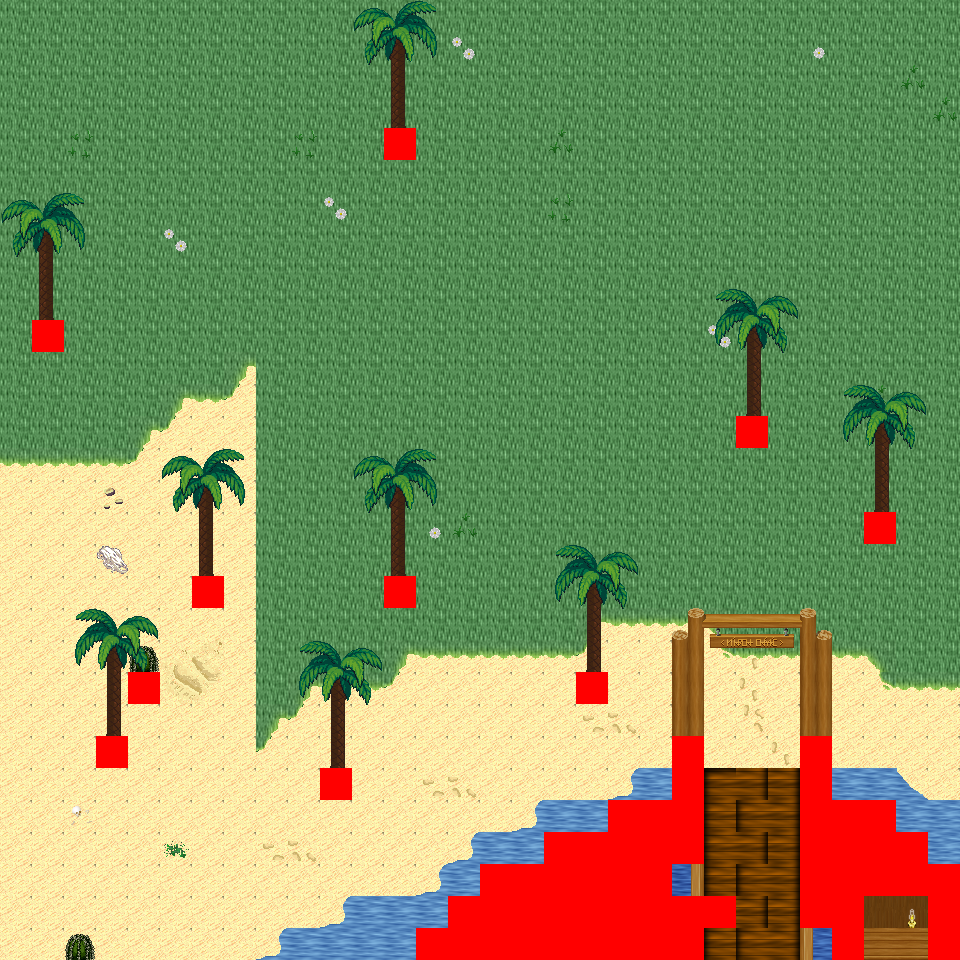

Rendered tile map (Tiled .tmx) drawn with the repository's tilesets; below, a short description and the map source with its tile grids summarised:
An orthogonal 30x30 tile map with 32x32 px tiles, 6 tile layers (Ground, Object, Object2, Above, ...), 57 tilesets and 5 objects (5x mapExit).

<map version="1.0" orientation="orthogonal" renderorder="right-down" width="30" height="30" tilewidth="32" tileheight="32" nextobjectid="6">
  <tileset firstgid="1" name="tileset_logic_collision" tilewidth="32" tileheight="32" tilecount="1" columns="1">
    <image source="../drawable/tileset_logic_collision.png" width="32" height="32" />
  </tileset>
  <tileset firstgid="2" name="tileset_ground_ground" tilewidth="32" tileheight="32" tilecount="33" columns="3">
    <image source="../drawable/tileset_ground_ground.png" width="96" height="352" />
  </tileset>
  <tileset firstgid="35" name="tileset_ground_water_pool" tilewidth="32" tileheight="32" tilecount="72" columns="3">
    <image source="../drawable/tileset_ground_water_pool.png" width="96" height="768" />
  </tileset>
  <tileset firstgid="107" name="tileset_furniture_carpet_plain_colours" tilewidth="32" tileheight="32" tilecount="10" columns="10">
    <image source="../drawable/tileset_furniture_carpet_plain_colours.png" width="320" height="32" />
  </tileset>
  <tileset firstgid="117" name="tileset_ground_brown_paving" tilewidth="32" tileheight="32" tilecount="2" columns="2">
    <image source="../drawable/tileset_ground_brown_paving.png" width="64" height="32" />
  </tileset>
  <tileset firstgid="119" name="tileset_ground_water_water" tilewidth="32" tileheight="32" tilecount="24" columns="3">
    <image source="../drawable/tileset_ground_water_water.png" width="96" height="256" />
  </tileset>
  <tileset firstgid="143" name="tileset_building_fence_fence_chunky" tilewidth="32" tileheight="32" tilecount="21" columns="3">
    <image source="../drawable/tileset_building_fence_fence_chunky.png" width="96" height="224" />
  </tileset>
  <tileset firstgid="164" name="tileset_ground_water_pool_corners" tilewidth="32" tileheight="32" tilecount="72" columns="3">
    <image source="../drawable/tileset_ground_water_pool_corners.png" width="96" height="768" />
  </tileset>
  <tileset firstgid="236" name="tileset_ground_grass_edges" tilewidth="32" tileheight="32" tilecount="36" columns="12">
    <image source="../drawable/tileset_ground_grass_edges.png" width="384" height="96" />
  </tileset>
  <tileset firstgid="272" name="tileset_ground_grass_corners" tilewidth="32" tileheight="32" tilecount="24" columns="6">
    <image source="../drawable/tileset_ground_grass_corners.png" width="192" height="128" />
  </tileset>
  <tileset firstgid="296" name="tileset_plant_grasses" tilewidth="32" tileheight="32" tilecount="6" columns="3">
    <image source="../drawable/tileset_plant_grasses.png" width="96" height="64" />
  </tileset>
  <tileset firstgid="302" name="tileset_plant_flower_daisy_white" tilewidth="32" tileheight="32" tilecount="8" columns="2">
    <image source="../drawable/tileset_plant_flower_daisy_white.png" width="64" height="128" />
  </tileset>
  <tileset firstgid="310" name="tileset_building_door_door_w" tilewidth="32" tileheight="32" tilecount="6" columns="2">
    <image source="../drawable/tileset_building_door_door_w.png" width="64" height="96" />
  </tileset>
  <tileset firstgid="316" name="tileset_building_wall_wood" tilewidth="32" tileheight="32" tilecount="16" columns="4">
    <image source="../drawable/tileset_building_wall_wood.png" width="128" height="128" />
  </tileset>
  <tileset firstgid="332" name="tileset_building_door_door_e" tilewidth="32" tileheight="32" tilecount="6" columns="2">
    <image source="../drawable/tileset_building_door_door_e.png" width="64" height="96" />
  </tileset>
  <tileset firstgid="338" name="tileset_ground_ground_2" tilewidth="32" tileheight="32" tilecount="4" columns="4">
    <image source="../drawable/tileset_ground_ground_2.png" width="128" height="32" />
  </tileset>
  <tileset firstgid="342" name="tileset_building_wall_stone" tilewidth="32" tileheight="32" tilecount="12" columns="3">
    <image source="../drawable/tileset_building_wall_stone.png" width="96" height="128" />
  </tileset>
  <tileset firstgid="354" name="tileset_building_wall_wall_brown" tilewidth="32" tileheight="32" tilecount="12" columns="3">
    <image source="../drawable/tileset_building_wall_wall_brown.png" width="96" height="128" />
  </tileset>
  <tileset firstgid="366" name="tileset_building_door_door_n" tilewidth="32" tileheight="32" tilecount="6" columns="3">
    <image source="../drawable/tileset_building_door_door_n.png" width="96" height="64" />
  </tileset>
  <tileset firstgid="372" name="tileset_building_church" tilewidth="32" tileheight="32" tilecount="56" columns="8">
    <image source="../drawable/tileset_building_church.png" width="256" height="224" />
  </tileset>
  <tileset firstgid="428" name="tileset_building_castle" tilewidth="32" tileheight="32" tilecount="320" columns="20">
    <image source="../drawable/tileset_building_castle.png" width="640" height="512" />
  </tileset>
  <tileset firstgid="748" name="tileset_plant_cactus" tilewidth="32" tileheight="32" tilecount="2" columns="1">
    <image source="../drawable/tileset_plant_cactus.png" width="32" height="64" />
  </tileset>
  <tileset firstgid="750" name="tileset_plant_stump_small_stump" tilewidth="32" tileheight="32" tilecount="4" columns="2">
    <image source="../drawable/tileset_plant_stump_small_stump.png" width="64" height="64" />
  </tileset>
  <tileset firstgid="754" name="tileset_furniture_carpet_rug_border" tilewidth="32" tileheight="32" tilecount="9" columns="3">
    <image source="../drawable/tileset_furniture_carpet_rug_border.png" width="96" height="96" />
  </tileset>
  <tileset firstgid="763" name="tileset_building_window_window_right" tilewidth="32" tileheight="32" tilecount="2" columns="2">
    <image source="../drawable/tileset_building_window_window_right.png" width="64" height="32" />
  </tileset>
  <tileset firstgid="765" name="tileset_item_statue_fairypool" tilewidth="32" tileheight="32" tilecount="16" columns="2">
    <image source="../drawable/tileset_item_statue_fairypool.png" width="64" height="256" />
  </tileset>
  <tileset firstgid="781" name="tileset_furniture_table_long_front_on" tilewidth="32" tileheight="32" tilecount="3" columns="1">
    <image source="../drawable/tileset_furniture_table_long_front_on.png" width="32" height="96" />
  </tileset>
  <tileset firstgid="784" name="tileset_building_decoration_blue_circle" tilewidth="32" tileheight="32" tilecount="4" columns="2">
    <image source="../drawable/tileset_building_decoration_blue_circle.png" width="64" height="64" />
  </tileset>
  <tileset firstgid="788" name="tileset_building_wall_bricked_edges" tilewidth="32" tileheight="32" tilecount="25" columns="5">
    <image source="../drawable/tileset_building_wall_bricked_edges.png" width="160" height="160" />
  </tileset>
  <tileset firstgid="813" name="tileset_item_corpse_skull_pale" tilewidth="32" tileheight="32" tilecount="2" columns="2">
    <image source="../drawable/tileset_item_corpse_skull_pale.png" width="64" height="32" />
  </tileset>
  <tileset firstgid="815" name="tileset_item_corpse_huge_animal" tilewidth="32" tileheight="32" tilecount="16" columns="2">
    <image source="../drawable/tileset_item_corpse_huge_animal.png" width="64" height="256" />
  </tileset>
  <tileset firstgid="831" name="tileset_item_sign_large" tilewidth="32" tileheight="32" tilecount="15" columns="5">
    <image source="../drawable/tileset_item_sign_large.png" width="160" height="96" />
  </tileset>
  <tileset firstgid="846" name="tileset_building_roof_yellow" tilewidth="32" tileheight="32" tilecount="20" columns="5">
    <image source="../drawable/tileset_building_roof_yellow.png" width="160" height="128" />
  </tileset>
  <tileset firstgid="866" name="tileset_building_roof_red" tilewidth="32" tileheight="32" tilecount="20" columns="5">
    <image source="../drawable/tileset_building_roof_red.png" width="160" height="128" />
  </tileset>
  <tileset firstgid="886" name="tileset_building_roof_green" tilewidth="32" tileheight="32" tilecount="20" columns="5">
    <image source="../drawable/tileset_building_roof_green.png" width="160" height="128" />
  </tileset>
  <tileset firstgid="906" name="tileset_building_roof_blue" tilewidth="32" tileheight="32" tilecount="20" columns="5">
    <image source="../drawable/tileset_building_roof_blue.png" width="160" height="128" />
  </tileset>
  <tileset firstgid="926" name="tileset_logic_creature_animal" tilewidth="32" tileheight="32" tilecount="32" columns="8">
    <image source="../drawable/tileset_logic_creature_animal.png" width="256" height="128" />
  </tileset>
  <tileset firstgid="958" name="tileset_logic_creature_golem" tilewidth="32" tileheight="32" tilecount="4" columns="4">
    <image source="../drawable/tileset_logic_creature_golem.png" width="128" height="32" />
  </tileset>
  <tileset firstgid="962" name="tileset_object_boat" tilewidth="32" tileheight="32" tilecount="42" columns="6">
    <image source="../drawable/tileset_object_boat.png" width="192" height="224" />
  </tileset>
  <tileset firstgid="1004" name="tileset_ground_water_pool_deep" tilewidth="32" tileheight="32" tilecount="72" columns="3">
    <image source="../drawable/tileset_ground_water_pool_deep.png" width="96" height="768" />
  </tileset>
  <tileset firstgid="1076" name="tileset_object_suspension_bridge" tilewidth="32" tileheight="32" tilecount="24" columns="3">
    <image source="../drawable/tileset_object_suspension_bridge.png" width="96" height="256" />
  </tileset>
  <tileset firstgid="1100" name="tileset_plant_tree_palm_trees" tilewidth="32" tileheight="32" tilecount="40" columns="4">
    <image source="../drawable/tileset_plant_tree_palm_trees.png" width="128" height="320" />
  </tileset>
  <tileset firstgid="1140" name="tileset_furniture_table_hotdog_stand" tilewidth="32" tileheight="32" tilecount="20" columns="4">
    <image source="../drawable/tileset_furniture_table_hotdog_stand.png" width="128" height="160" />
  </tileset>
  <tileset firstgid="1160" name="tileset_item_banners_banners" tilewidth="32" tileheight="32" tilecount="6" columns="2">
    <image source="../drawable/tileset_item_banners_banners.png" width="64" height="96" />
  </tileset>
  <tileset firstgid="1166" name="tileset_building_door_closed" tilewidth="32" tileheight="32" tilecount="1" columns="1">
    <image source="../drawable/tileset_building_door_closed.png" width="32" height="32" />
  </tileset>
  <tileset firstgid="1167" name="tileset_building_decoration_numbers" tilewidth="32" tileheight="32" tilecount="20" columns="2">
    <image source="../drawable/tileset_building_decoration_numbers.png" width="64" height="320" />
  </tileset>
  <tileset firstgid="1187" name="tileset_building_decoration_numbers_higher" tilewidth="32" tileheight="32" tilecount="2" columns="2">
    <image source="../drawable/tileset_building_decoration_numbers_higher.png" width="64" height="32" />
  </tileset>
  <tileset firstgid="1189" name="tileset_furniture_light_small_oil_lamp" tilewidth="32" tileheight="32" tilecount="8" columns="2">
    <image source="../drawable/tileset_furniture_light_small_oil_lamp.png" width="64" height="128" />
  </tileset>
  <tileset firstgid="1197" name="tileset_light_light_1x1" tilewidth="32" tileheight="32" tilecount="3" columns="3">
    <image source="../drawable/tileset_light_light_1x1.png" width="96" height="32" />
  </tileset>
  <tileset firstgid="1200" name="tileset_building_roof_straw" tilewidth="32" tileheight="32" tilecount="20" columns="5">
    <image source="../drawable/tileset_building_roof_straw.png" width="160" height="128" />
  </tileset>
  <tileset firstgid="1220" name="tileset_building_huts" tilewidth="32" tileheight="32" tilecount="338" columns="26">
    <image source="../drawable/tileset_building_huts.png" width="832" height="416" />
  </tileset>
  <tileset firstgid="1558" name="tileset_light_light_5x5" tilewidth="32" tileheight="32" tilecount="25" columns="5">
    <image source="../drawable/tileset_light_light_5x5.png" width="160" height="160" />
  </tileset>
  <tileset firstgid="1583" name="tileset_logic_item_sign" tilewidth="32" tileheight="32" tilecount="1" columns="1">
    <image source="../drawable/tileset_logic_item_sign.png" width="32" height="32" />
  </tileset>
  <tileset firstgid="1584" name="tileset_light_door_light" tilewidth="32" tileheight="32" tilecount="12" columns="3">
    <image source="../drawable/tileset_light_door_light.png" width="96" height="128" />
  </tileset>
  <tileset firstgid="1596" name="tileset_ground_sand_1" tilewidth="32" tileheight="32" tilecount="10" columns="2">
    <image source="../drawable/tileset_ground_sand_1.png" width="64" height="160" />
  </tileset>
  <tileset firstgid="1606" name="tileset_ground_sand_2" tilewidth="32" tileheight="32" tilecount="15" columns="5">
    <image source="../drawable/tileset_ground_sand_2.png" width="160" height="96" />
  </tileset>
  <tileset firstgid="1621" name="tileset_logic_creature_reptile" tilewidth="32" tileheight="32" tilecount="7" columns="7">
    <image source="../drawable/tileset_logic_creature_reptile.png" width="224" height="32" />
  </tileset>
  <layer name="Ground" width="30" height="30">
    <data>[900 cells, 900 non-empty, 11 distinct tile ids]</data>
  </layer>
  <layer name="Object" width="30" height="30">
    <data>[900 cells, 116 non-empty, 34 distinct tile ids]</data>
  </layer>
  <layer name="Object2" width="30" height="30">
    <data>[900 cells, 14 non-empty, 10 distinct tile ids]</data>
  </layer>
  <layer name="Above" width="30" height="30">
    <data>[900 cells, 138 non-empty, 39 distinct tile ids]</data>
  </layer>
  <layer name="Above2" width="30" height="30">
    <data>[900 cells, 1 non-empty, 1 distinct tile ids]</data>
  </layer>
  <layer name="Walkable" width="30" height="30">
    <data>[900 cells, 63 non-empty, 1 distinct tile ids]</data>
  </layer>
  <objectgroup name="MapEvents">
    <object id="1" name="north" type="mapExit" x="0" y="0" width="960" height="32">
      <properties>
        <property name="map" value="level_0_x260_y94" />
        <property name="x" value="0" />
        <property name="y" value="28" />
      </properties>
    </object>
    <object id="2" name="south" type="mapExit" x="0" y="928" width="416" height="32">
      <properties>
        <property name="map" value="level_0_x260_y96" />
        <property name="x" value="0" />
        <property name="y" value="1" />
      </properties>
    </object>
    <object id="3" name="south2" type="mapExit" x="704" y="928" width="128" height="32">
      <properties>
        <property name="map" value="level_0_x260_y96" />
        <property name="x" value="22" />
        <property name="y" value="1" />
      </properties>
    </object>
    <object id="4" name="south3" type="mapExit" x="864" y="928" width="64" height="32">
      <properties>
        <property name="map" value="level_0_x260_y96" />
        <property name="x" value="27" />
        <property name="y" value="1" />
      </properties>
    </object>
    <object id="5" name="west" type="mapExit" x="0" y="0" width="32" height="960">
      <properties>
        <property name="map" value="level_0_x259_y95" />
        <property name="x" value="28" />
        <property name="y" value="0" />
      </properties>
    </object>
  </objectgroup>
</map>
